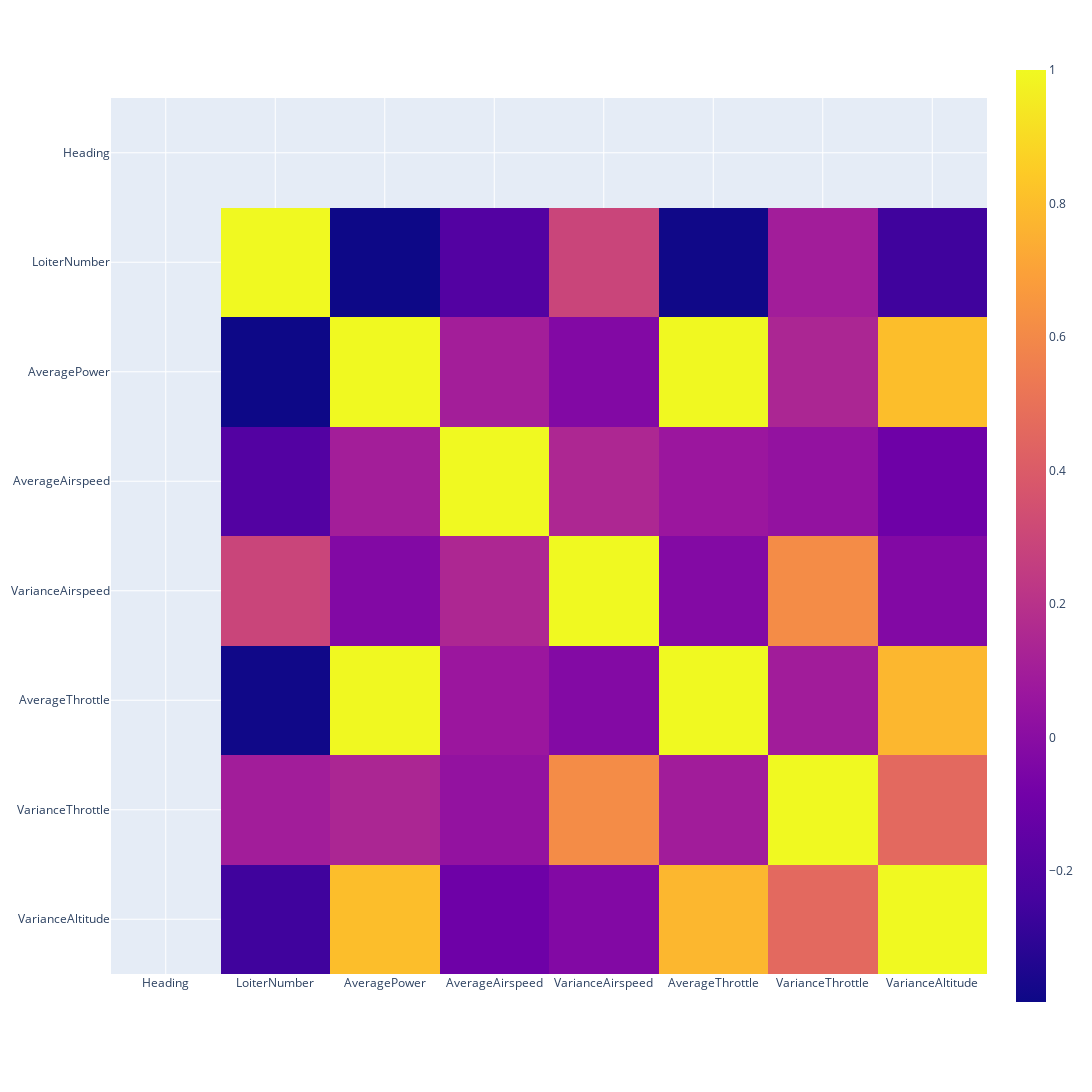

Notebook code for this chart:
### Code cell
# Getting Correlation Matrix
corrM = results.corr()
fig = px.imshow(corrM)
fig.update_layout(width=1200, height=1200)
fig.show()

### Figure 1 — Plotly figure (JSON) as saved in the notebook; plotly's stock layout.template omitted (floating-point values rounded to 4 significant figures)
{"data": [{"coloraxis": "coloraxis", "hovertemplate": "x: %{x}<br>y: %{y}<br>color: %{z}<extra></extra>", "name": "0", "type": "heatmap", "x": ["Heading", "LoiterNumber", "AveragePower", "AverageAirspeed", "VarianceAirspeed", "AverageThrottle", "VarianceThrottle", "VarianceAltitude"], "xaxis": "x", "y": ["Heading", "LoiterNumber", "AveragePower", "AverageAirspeed", "VarianceAirspeed", "AverageThrottle", "VarianceThrottle", "VarianceAltitude"], "yaxis": "y", "z": [[null, null, null, null, null, null, null, null], [null, 1, -0.3966, -0.1973, 0.2927, -0.3894, 0.09724, -0.2566], [null, -0.3966, 1, 0.1005, -0.02686, 0.9957, 0.1393, 0.8022], [null, -0.1973, 0.1005, 1, 0.1485, 0.06425, 0.0363, -0.1004], [null, 0.2927, -0.02686, 0.1485, 1, -0.02298, 0.6104, -0.02843], [null, -0.3894, 0.9957, 0.06425, -0.02298, 1, 0.09253, 0.7771], [null, 0.09724, 0.1393, 0.0363, 0.6104, 0.09253, 1, 0.4595], [null, -0.2566, 0.8022, -0.1004, -0.02843, 0.7771, 0.4595, 1]]}], "layout": {"coloraxis": {"colorscale": [[0, "#0d0887"], [0.1111, "#46039f"], [0.2222, "#7201a8"], [0.3333, "#9c179e"], [0.4444, "#bd3786"], [0.5556, "#d8576b"], [0.6667, "#ed7953"], [0.7778, "#fb9f3a"], [0.8889, "#fdca26"], [1, "#f0f921"]]}, "height": 1200, "margin": {"t": 60}, "width": 1200, "xaxis": {"anchor": "y", "constrain": "domain", "domain": [0, 1], "scaleanchor": "y"}, "yaxis": {"anchor": "x", "autorange": "reversed", "constrain": "domain", "domain": [0, 1]}}}
